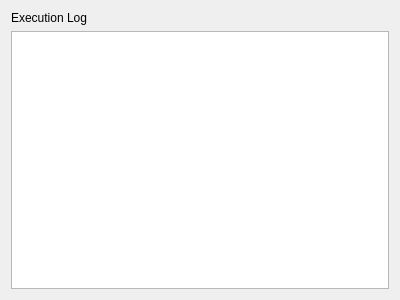
<?xml version="1.0" encoding="UTF-8"?>
<ui version="4.0">
 <class>LogViewerWidget</class>
 <widget class="QWidget" name="LogViewerWidget">
  <property name="geometry">
   <rect>
    <x>0</x>
    <y>0</y>
    <width>400</width>
    <height>300</height>
   </rect>
  </property>
  <property name="windowTitle">
   <string>Form</string>
  </property>
  <layout class="QGridLayout" name="gridLayout">
   <item row="0" column="0">
    <layout class="QVBoxLayout" name="verticalLayout">
     <item>
      <widget class="QLabel" name="label">
       <property name="text">
        <string>Execution Log</string>
       </property>
      </widget>
     </item>
     <item>
      <widget class="QTableView" name="tableView"/>
     </item>
    </layout>
   </item>
  </layout>
 </widget>
 <resources/>
 <connections/>
</ui>
